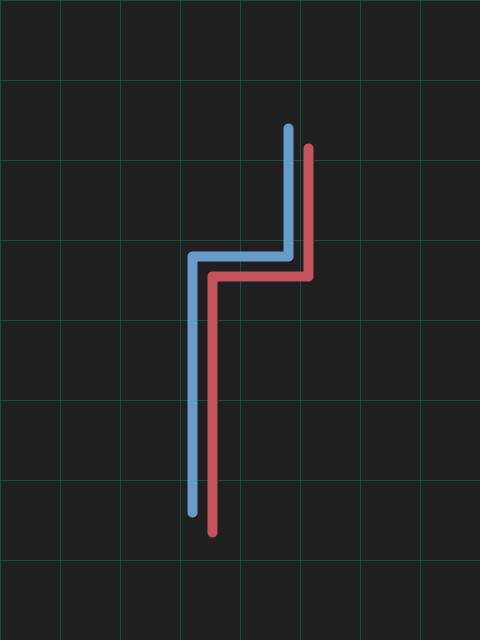
Frame 1 (no input)
Frame 2 (the mouse pressed at the canvas centre, redrawn once): identical to frame 1, image omitted

The Processing sketch that drew this single still picture (run headless with seeded random() and noise(); the mouse was pressed at the canvas centre and the sketch redrawn once):

// Processing sketch: tron
// ── tron.pde
// Manuale di Programmazione Cinematografica
// Daniele Olmisani, 2015

// Tron

final color PAPER = color(32);
final color INK1 = color(0, 136, 86);
final color INK2 = color(103, 156, 200);
final color INK3 = color(195, 84, 93);

void setup() {
  size(480, 640);
  noLoop();
}

void draw() {
  
  background(PAPER);
  
  noFill();
  strokeJoin(ROUND);
  strokeCap(ROUND);
  
  strokeWeight(0.5);
  stroke(INK1);
  drawGrid(8);
  
  strokeWeight(10.0);
  stroke(INK2);
  drawPath(width/5.0, height/5.0);
  
  translate(20, 20);
  
  stroke(INK3);
  drawPath(width/5.0, height/5.0);
  
  save("tron.png");
}

void drawGrid(int n) {
  
  float dx = (float)width/n;
  float dy = (float)height/n;
  
  for (int i=0; i<n; i++) {
    line(0, i*dy, width, i*dy); 
    line(i*dx, 0, i*dx, height); 
  }
}

void drawPath(float dx, float dy) {
  beginShape();
  vertex(2*dx, 4*dy);
  vertex(2*dx, 2*dy);
  vertex(3*dx, 2*dy);
  vertex(3*dx, dy);
  endShape();
}
